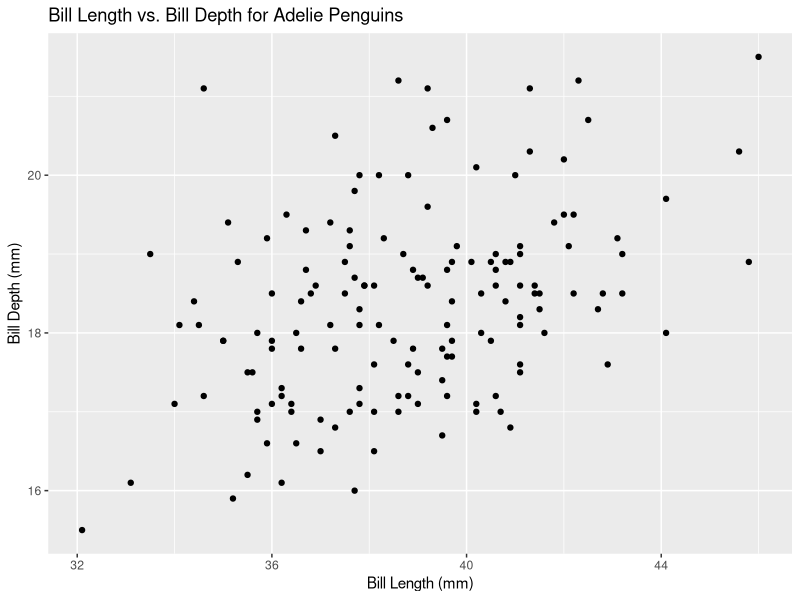
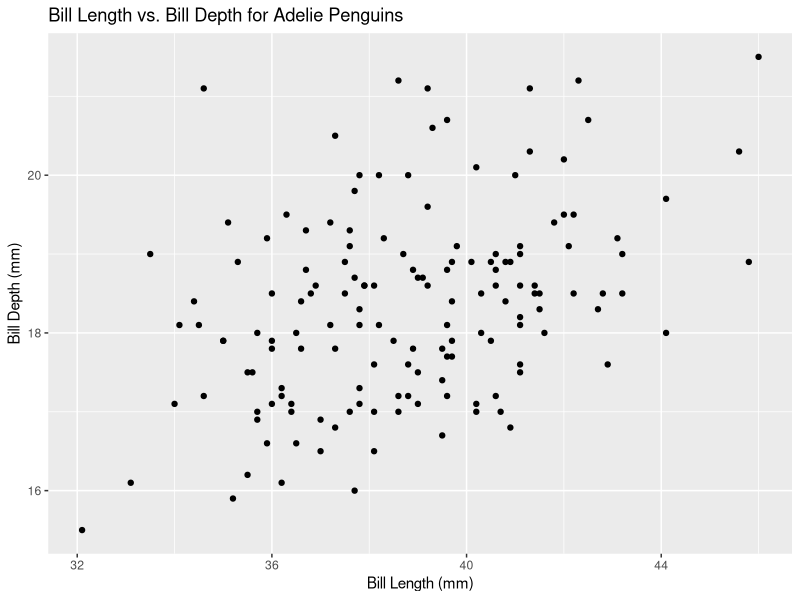
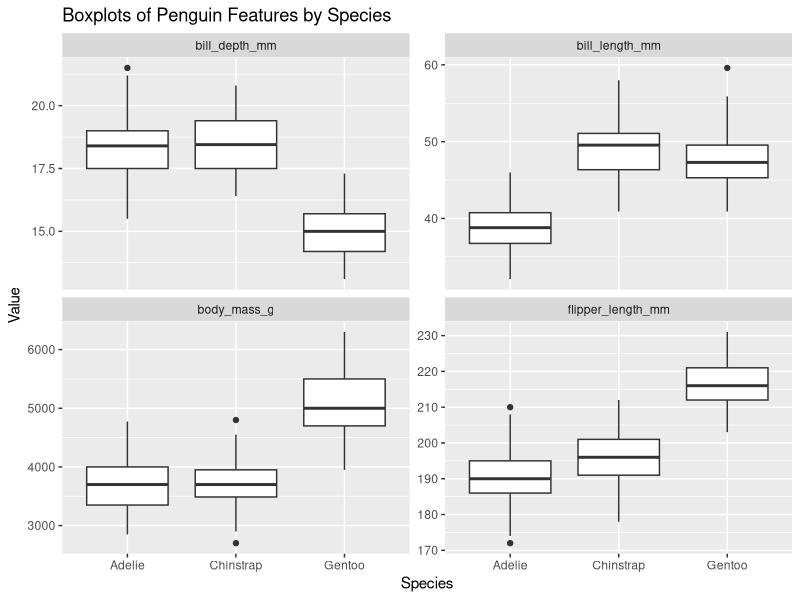

Write the R code that produced these figures, in order.
install.packages("palmerpenguins")
library(palmerpenguins)
library(dplyr)
library(ggplot2)
data(package = "palmerpenguins")
head(penguins)
adelie_plot <- penguins %>% 
  filter(species == "Adelie") %>% 
  ggplot(aes(x = bill_length_mm, y = bill_depth_mm)) +
  geom_point() +
  labs(title = "Bill Length vs. Bill Depth for Adelie Penguins",
       x = "Bill Length (mm)",
       y = "Bill Depth (mm)"
       )
adelie_plot
library(tidyverse)
print(adelie_plot)
penguins %>% 
  group_by(species) %>% 
  summarise(mean_bill_length = mean(bill_length_mm, na.rm = TRUE),
            median_bill_length = median(bill_length_mm,na.rm = TRUE),
            sd_bill_length = sd(bill_length_mm, na.rm = TRUE))
penguins %>% 
  pivot_longer(cols = c(bill_length_mm, bill_depth_mm, flipper_length_mm, body_mass_g),
               names_to = "feature",
               values_to = "value") %>% 
  ggplot(aes(x = species, y = value)) +
  geom_boxplot() +
  facet_wrap(~ feature, scales = "free_y") +
  labs(title = "Boxplots of Penguin Features by Species",
       x = "Species",
       y = "Value")
